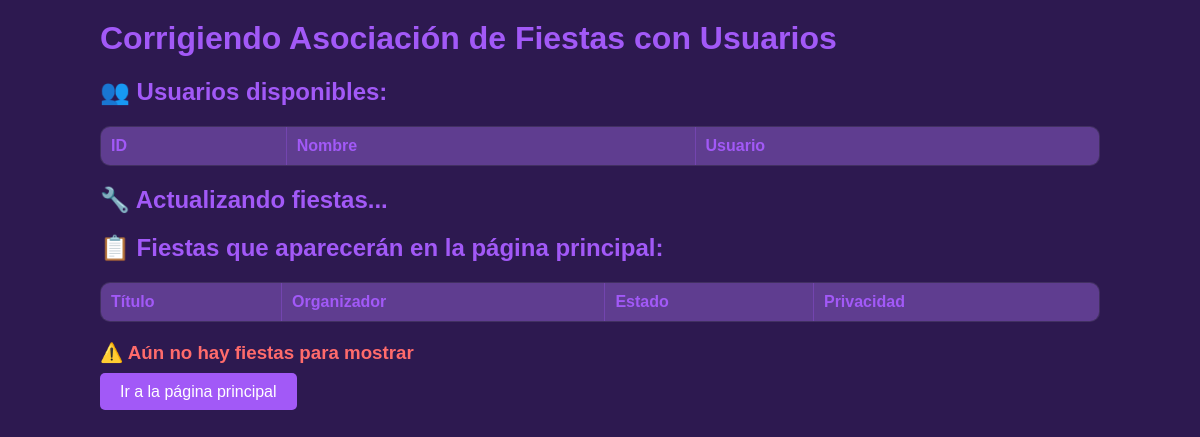
Before: /corregir_fiestas.php with the older database file.
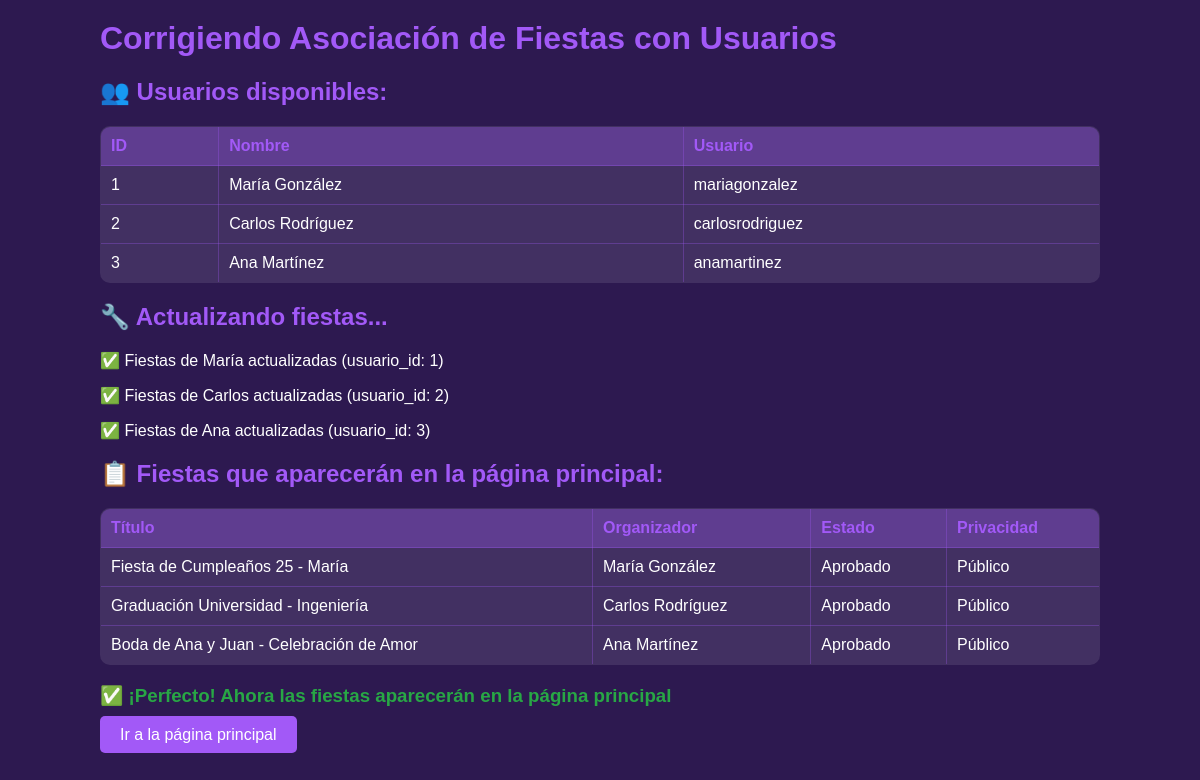
After: the same page with the newer database file.
### tables this page shows
CREATE TABLE IF NOT EXISTS usuarios (
    id INT AUTO_INCREMENT PRIMARY KEY,
    nombre VARCHAR(100) NOT NULL,
    usuario VARCHAR(50) NOT NULL UNIQUE,
    email VARCHAR(100) NOT NULL UNIQUE,
    contrasena VARCHAR(255) NOT NULL,
        fecha_registro TIMESTAMP DEFAULT CURRENT_TIMESTAMP,
        ultimo_acceso TIMESTAMP NULL,
        activo BOOLEAN DEFAULT TRUE,
        INDEX idx_usuario (usuario),
        INDEX idx_email (email)
    );

CREATE TABLE IF NOT EXISTS solicitudes_eventos (
        id INT AUTO_INCREMENT PRIMARY KEY,
        usuario_id INT NOT NULL,
        titulo VARCHAR(200) NOT NULL,
        categoria_id INT NOT NULL,
        descripcion TEXT NOT NULL,
        ubicacion VARCHAR(255) NOT NULL,
        fecha_evento DATE NOT NULL,
        hora_evento TIME NOT NULL,
        capacidad INT,
        presupuesto DECIMAL(10,2),
        privacidad ENUM('Público', 'Privado', 'Solo invitados') DEFAULT 'Público',
        contacto VARCHAR(255),
        estado ENUM('Pendiente', 'En revisión', 'Aprobado', 'Rechazado', 'Cancelado') DEFAULT 'Pendiente',
        fecha_creacion TIMESTAMP DEFAULT CURRENT_TIMESTAMP,
        fecha_actualizacion TIMESTAMP DEFAULT CURRENT_TIMESTAMP ON UPDATE CURRENT_TIMESTAMP,
        
        FOREIGN KEY (usuario_id) REFERENCES usuarios(id) ON DELETE CASCADE,
        FOREIGN KEY (categoria_id) REFERENCES categorias_eventos(id) ON DELETE RESTRICT,
        
        INDEX idx_usuario (usuario_id),
        INDEX idx_categoria (categoria_id),
        INDEX idx_fecha_evento (fecha_evento),
        INDEX idx_estado (estado),
        INDEX idx_fecha_creacion (fecha_creacion)
    );

### corregir_fiestas.php (the view, shortened to what this page needs)
<?php
echo "<h1>Corrigiendo Asociación de Fiestas con Usuarios</h1>";
try {
    $conn = obtenerConexion();
    $result = $conn->query('SELECT id, nombre, usuario FROM usuarios WHERE activo = TRUE ORDER BY id');
    echo "<h2>👥 Usuarios disponibles:</h2>";
    echo "<table border='1' style='border-collapse: collapse; width: 100%;'>";
    echo "<tr><th>ID</th><th>Nombre</th><th>Usuario</th></tr>";
    $usuarios = [];
    while ($row = $result->fetch_assoc()) {
        $usuarios[] = $row;
        echo "<tr>";
        echo "<td>" . $row['id'] . "</td>";
        echo "<td>" . htmlspecialchars($row['nombre']) . "</td>";
        echo "<td>" . htmlspecialchars($row['usuario']) . "</td>";
        echo "</tr>";
    }
    echo "</table>";
    $maria_id = null;
    $carlos_id = null;
    $ana_id = null;
    foreach ($usuarios as $usuario) {
        if (strpos($usuario['nombre'], 'María') !== false) {
            $maria_id = $usuario['id'];
        } elseif (strpos($usuario['nombre'], 'Carlos') !== false) {
            $carlos_id = $usuario['id'];
        } elseif (strpos($usuario['nombre'], 'Ana') !== false) {
            $ana_id = $usuario['id'];
        }
    }
    echo "<h2>🔧 Actualizando fiestas...</h2>";
    if ($maria_id) {
        echo "<p>✅ Fiestas de María actualizadas (usuario_id: {$maria_id})</p>";
    }
    if ($carlos_id) {
        echo "<p>✅ Fiestas de Carlos actualizadas (usuario_id: {$carlos_id})</p>";
    }
    if ($ana_id) {
        echo "<p>✅ Fiestas de Ana actualizadas (usuario_id: {$ana_id})</p>";
    }
    $result = $conn->query('
        SELECT
            se.titulo,
            se.estado,
            se.privacidad,
            u.nombre as organizador
        FROM solicitudes_eventos se
        JOIN usuarios u ON se.usuario_id = u.id
        WHERE se.estado = "Aprobado" AND se.privacidad = "Público"
        ORDER BY se.fecha_evento ASC
        LIMIT 3
    ');
    echo "<h2>📋 Fiestas que aparecerán en la página principal:</h2>";
    echo "<table border='1' style='border-collapse: collapse; width: 100%;'>";
    echo "<tr><th>Título</th><th>Organizador</th><th>Estado</th><th>Privacidad</th></tr>";
    $count = 0;
    while ($row = $result->fetch_assoc()) {
        $count++;
        echo "<tr>";
        echo "<td>" . htmlspecialchars($row['titulo']) . "</td>";
        echo "<td>" . htmlspecialchars($row['organizador']) . "</td>";
        echo "<td>" . htmlspecialchars($row['estado']) . "</td>";
        echo "<td>" . htmlspecialchars($row['privacidad']) . "</td>";
        echo "</tr>";
    }
    echo "</table>";
    if ($count > 0) {
        echo "<h3 style='color: #28a745;'>✅ ¡Perfecto! Ahora las fiestas aparecerán en la página principal</h3>";
    } else {
        echo "<h3 style='color: #ff6b6b;'>⚠️ Aún no hay fiestas para mostrar</h3>";
    }
    echo "<p><a href='index.php' style='background: #a259f7; color: white; padding: 10px 20px; text-decoration: none; border-radius: 5px;'>Ir a la página principal</a></p>";
} catch (Exception $e) {
    echo "<h2>❌ Error:</h2>";
    echo "<p>" . $e->getMessage() . "</p>";
}
?>

Changed rows visible on the page:
added usuarios: id "1", nombre "María González", usuario "mariagonzalez"
added usuarios: id "2", nombre "Carlos Rodríguez", usuario "carlosrodriguez"
added usuarios: id "3", nombre "Ana Martínez", usuario "anamartinez"
added solicitudes_eventos: titulo "Fiesta de Cumpleaños 25 - María", usuario.nombre "María González", estado "Aprobado", privacidad "Público"
added solicitudes_eventos: titulo "Graduación Universidad - Ingeniería", usuario.nombre "Carlos Rodríguez", estado "Aprobado", privacidad "Público"
added solicitudes_eventos: titulo "Boda de Ana y Juan - Celebración de Amor", usuario.nombre "Ana Martínez", estado "Aprobado", privacidad "Público"
Other visible differences:
text no longer shown: "⚠️ Aún no hay fiestas para mostrar"
text now shown: "✅ Fiestas de María actualizadas (usuario_id: ) ✅ Fiestas de Carlos actualizadas (usuario_id: ) ✅ Fiestas de Ana actualizadas (usuario_id: ) ✅ ¡Perfecto! Ahora las fiestas aparecerán en la página principal"
